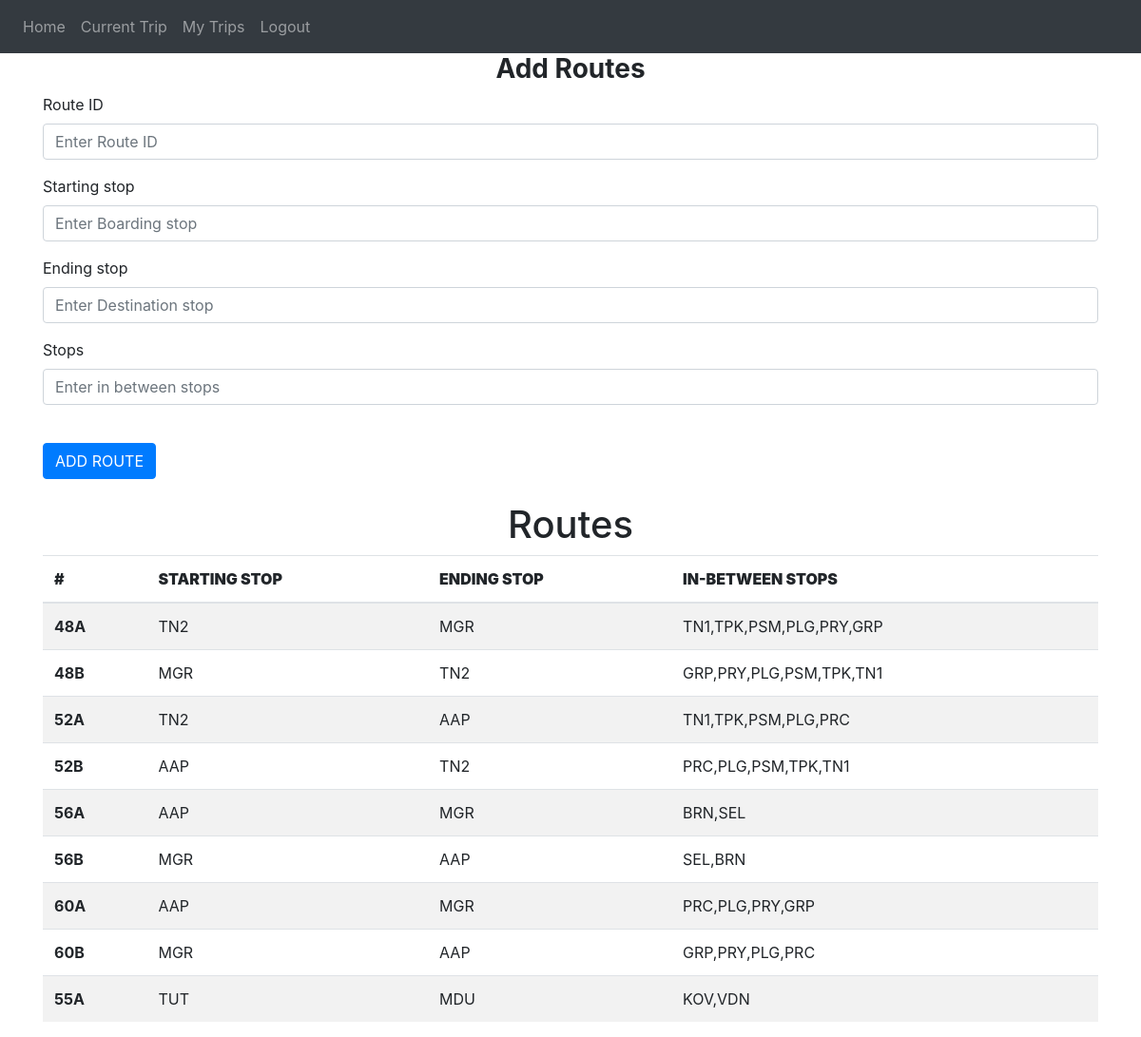
The app's page /admin-manage-routes (signed in) with its own data.
### website/models.py (models this page shows)
class Route(db.Model):
    route_id = db.Column(db.Text , primary_key = True)
    start =db.Column(db.String(100))
    end =db.Column(db.String(100))
    stops = db.Column(db.String(100))

### website/views.py (the view, shortened to what this page needs)
@views.route('/admin-manage-routes', methods=['GET', 'POST'])
@login_required
def admin_manage_routes():
    route = Route.query.all()
    return render_template("admin_manage_routes.html" , user = current_user , route=route)

### website/__init__.py (called while the page is built)
def create_app():
    app = Flask(__name__)
    app.config['SECRET_KEY'] = '#itsactuallyapassword'
    app.config['SQLALCHEMY_DATABASE_URI'] = f'sqlite:///{DB_NAME}'
    db.init_app(app)
    from .views import views
    from .auth import auth
    app.register_blueprint(views, url_prefix='/')
    app.register_blueprint(auth, url_prefix='/')
    from .models import User, Conductor_details
    create_database(app)
    login_manager = LoginManager()
    login_manager.login_view = 'auth.login'
    login_manager.init_app(app)
    @login_manager.user_loader
    def load_user(id):
        return User.query.get(int(id))
    return app

### website/templates/admin_manage_routes.html (shortened to what this page needs)
{% extends "base.html" %}
{% block content %}
<div>
    <form method="POST">
    <h3 align="center"><B>Add Routes</B></h3>
    <div class="form-group">
      <label for="route_id">Route ID</label>
      <input
        type="text"
        class="form-control"
        id="route_id"
        name="route_id"
        placeholder="Enter Route ID"
      />
    </div>
    <div class="form-group">
      <label for="start">Starting stop</label>
      <input
        type="text"
        class="form-control"
        id="start"
        name="start"
        placeholder="Enter Boarding stop"
      />
    </div>
    <div class="form-group">
      <label for="stop">Ending stop</label>
      <input
        type="text"
        class="form-control"
        id="end"
        name="end"
        placeholder="Enter Destination stop"
      />
    </div>
    <div class="form-group">
      <label for="stops">Stops</label>
      <input
        type="text"
        class="form-control"
        id="stops"
        name="stops"
        placeholder="Enter in between stops "
      />
    </div>
    <br />
    <button type="submit" class="btn btn-primary">ADD ROUTE</button>
  </form>
</div>
<br>
<div>
    <h1 align = "center">Routes </h1>
  <table class="table table-striped">
    <thead>
      <tr>
        <th scope="col" ><b>#</b></th>
        <th scope="col"><b>STARTING STOP</b></th>
        <th scope="col"><b>ENDING STOP</b></th>
        <th scope="col"><b>IN-BETWEEN STOPS</b></th>
      </tr>
    </thead>
    <tbody>
      {%for r in route%}
      <tr>
        <th>{{r.route_id}}</th>
        <td>{{r.start}}</td>
        <td>{{r.end}}</td>
        <td>{{r.stops}}</td>
      </tr>
      {%endfor%}
    </tbody>
  </table>
</div>
{% endblock %}

### records on screen
Route: route_id "48A", start "TN2", end "MGR", stops "TN1,TPK,PSM,PLG,PRY,GRP"
Route: route_id "48B", start "MGR", end "TN2", stops "GRP,PRY,PLG,PSM,TPK,TN1"
Route: route_id "52A", start "TN2", end "AAP", stops "TN1,TPK,PSM,PLG,PRC"
Route: route_id "52B", start "AAP", end "TN2", stops "PRC,PLG,PSM,TPK,TN1"
Route: route_id "56A", start "AAP", end "MGR", stops "BRN,SEL"
Route: route_id "56B", start "MGR", end "AAP", stops "SEL,BRN"
Route: route_id "60A", start "AAP", end "MGR", stops "PRC,PLG,PRY,GRP"
Route: route_id "60B", start "MGR", end "AAP", stops "GRP,PRY,PLG,PRC"
Route: route_id "55A", start "TUT", end "MDU", stops "KOV,VDN"
